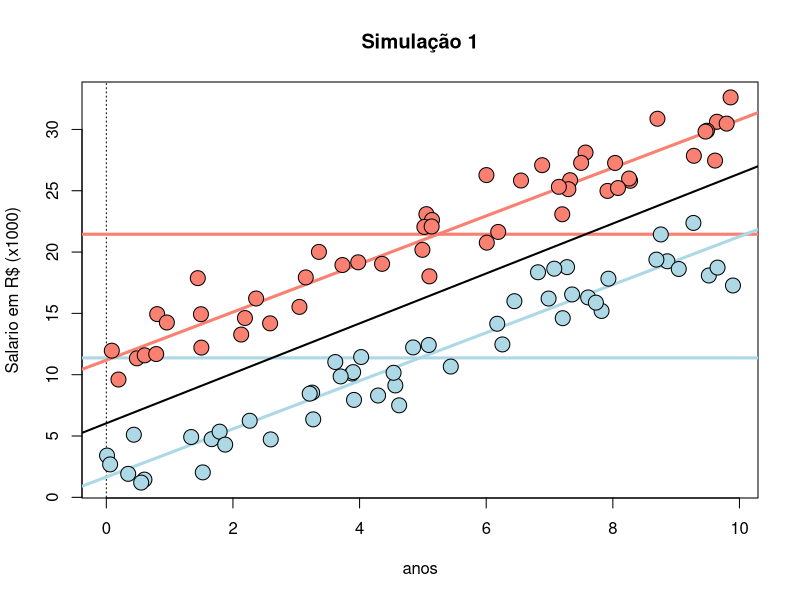
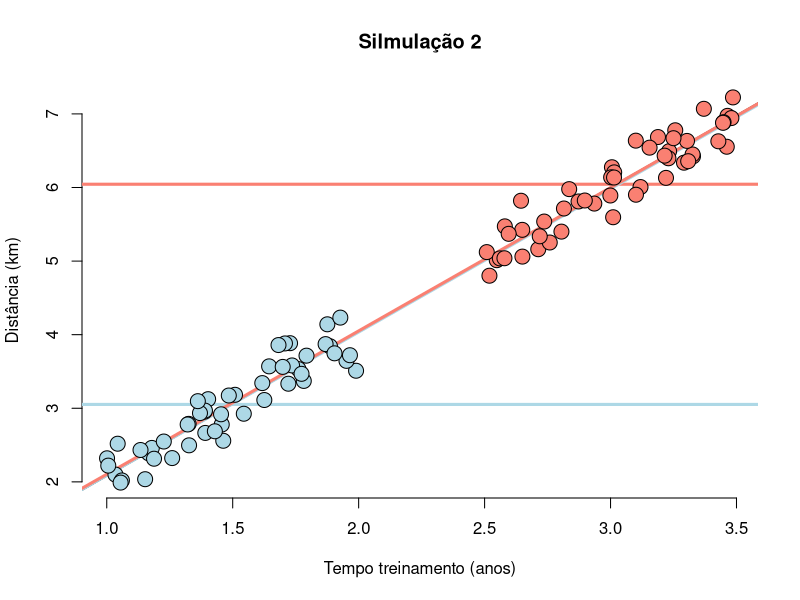
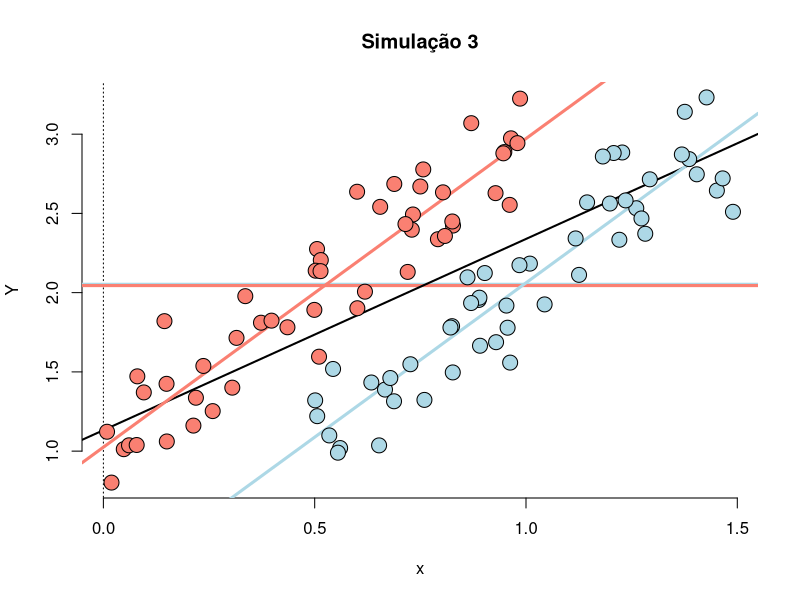
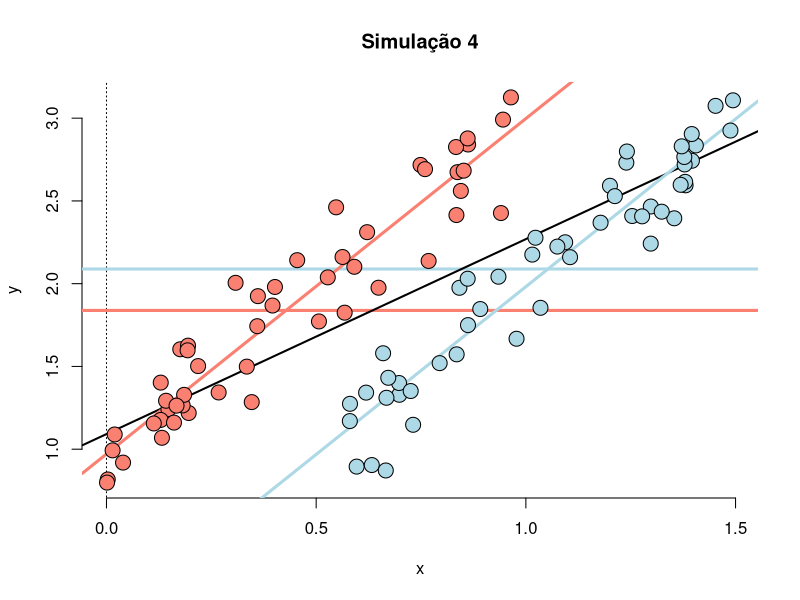

Write the R code that produced these figures, in order.
#############
# Simulacao 1
#############

#set.seed(12345)
#n <- 100; t <- rep(c(0, 1), c(n/2, n/2));
#x <- c(runif(n/2), runif(n/2)) * 10;
#beta0 <- 1; beta1 <- 2; tau <- 10; sigma <- 1.5
## modelo
#y <- beta0 + x * beta1 + t * tau + rnorm(n, sd = sigma)

#df <- data.frame(anos=x, salario=y, escolaridade=t)
#write.csv2(df, "salario.csv", row.names=FALSE)

rm(list = ls(all = TRUE))

df <- read.csv2("simulacao1.csv")
head(df)

x <- df$anos
y <- df$salario
t <- df$escolaridade

n <- nrow(df)

plot(x, y, type = "n", frame = TRUE,
     main="Simulação 1", xlab = "anos", ylab = "Salario em R$ (x1000)")
lines(c(0,0), c(-1,40), lty = "dotted" )
abline(h = mean(y[1 : (n/2)]), lwd = 3, col = "lightblue") # nivel medio
abline(h = mean(y[(n/2 + 1) : n]), lwd = 3, col = "salmon") # nivel superior

abline(lm(y ~ x), lwd = 2)

fit <- lm(y ~ x + t)
summary(fit)

abline(coef(fit)[1], coef(fit)[2], lwd = 3, col = "lightblue")
abline(coef(fit)[1] + coef(fit)[3], coef(fit)[2], lwd = 3, col = "salmon")

points(x[1 : (n/2)], y[1 : (n/2)], pch = 21, col = "black", bg = "lightblue", cex = 2)
points(x[(n/2 + 1) : n], y[(n/2 + 1) : n], pch = 21, col = "black", bg = "salmon", cex = 2)


#############
# Simulacao 2
#############

#set.seed(12345)
#n <- 100;
#t <- rep(c(0, 1), c(n/2, n/2));
#x <- c(1 + runif(n/2), 2.5 + runif(n/2));
#beta0 <- 0; beta1 <- 2; tau <- 0; sigma <- .2
#y <- beta0 + x * beta1 + t * tau + rnorm(n, sd = sigma)

#df <- data.frame(x=x, y=y, t=t)
#write.csv2(df, "simulacao2.csv", row.names=FALSE)

rm(list = ls(all = TRUE))

df <- read.csv2("simulacao2.csv")

y <- df$y # distância em quilômetros percorrida
x <- df$x # tempo de treinamento em anos
t <- df$t # tipo: amador - 0; profissional 1

n <- nrow(df)

plot(x, y, type = "n", frame = FALSE, main="Silmulação 2",
     xlab ="Tempo treinamento (anos)", ylab = "Distância (km)")
abline(h = mean(y[1 : (n/2)]), lwd = 3, col = "lightblue")
abline(h = mean(y[(n/2 + 1) : n]), lwd = 3, col = "salmon")

fit1 <- lm(y ~ x)
abline(fit1, lwd = 2)
summary(fit1)$coef

fit2 <- lm(y ~ x + t)
summary(fit2)$coef

abline(coef(fit2)[1], coef(fit2)[2], lwd = 3, col = "lightblue")
abline(coef(fit2)[1] + coef(fit2)[3], coef(fit2)[2], lwd = 3, col = "salmon")
points(x[1 : (n/2)], y[1 : (n/2)], pch = 21, col = "black", bg = "lightblue", cex = 2)
points(x[(n/2 + 1) : n], y[(n/2 + 1) : n], pch = 21, col = "black", bg = "salmon", cex = 2)


#############
# Simulacao 3
#############
#set.seed(12345)
#n <- 100;
#t <- rep(c(0, 1), c(n/2, n/2));
#x <- c(runif(n/2), 1.2 + runif(n/2));
#beta0 <- 0; beta1 <- 2; tau <- -1; sigma <- .2
#y <- beta0 + x * beta1 + t * tau + rnorm(n, sd = sigma)

#df <- data.frame(x=x, y=y, t=t)
#write.csv2(df, "simulacao3.csv", row.names=FALSE)

rm(list = ls(all = TRUE))

df <- read.csv2("simulacao3.csv")

x <- df$x
y <- df$y
t <- df$t

n <- nrow(df)

plot(x, y, type = "n", frame = FALSE, main="Simulação 3", ylab="Y")
lines(c(0,0), c(-1,4), lty = "dotted" )

abline(h = mean(y[1 : (n/2)]), lwd = 3, col="lightblue")
abline(h = mean(y[(n/2 + 1) : n]), lwd = 3, col="salmon")

fit1 <- lm(y ~ x)
abline(fit1, lwd = 2)
summary(fit1)$coef

fit2 <- lm(y ~ x + t)
summary(fit2)$coef

abline(coef(fit2)[1], coef(fit2)[2], lwd = 3, col="lightblue")
abline(coef(fit2)[1] + coef(fit2)[3], coef(fit2)[2], lwd = 3, col="salmon")
points(x[1 : (n/2)], y[1 : (n/2)], pch = 21, col = "black", bg = "lightblue", cex = 2)
points(x[(n/2 + 1) : n], y[(n/2 + 1) : n], pch = 21, col = "black", bg = "salmon", cex = 2)


#############
# Simulacao 4
#############
#set.seed(123456)
#n <- 100;
#t <- rep(c(0, 1), c(n/2, n/2));
#x <- c(.5 + runif(n/2), runif(n/2));
#beta0 <- 0; beta1 <- 2; tau <- 1; sigma <- .2
#y <- beta0 + x * beta1 + t * tau + rnorm(n, sd = sigma)

#df <- data.frame(x=x, y=y, t=t)
#write.csv2(df, "simulacao4.csv", row.names=FALSE)

rm(list = ls(all = TRUE))

df <- read.csv2("simulacao4.csv")

x <- df$x
y <- df$y
t <- df$t

n <- nrow(df)

plot(x, y, type = "n", frame = FALSE, main="Simulação 4")
lines(c(0,0), c(-1,40), lty = "dotted" )
abline(h = mean(y[1 : (n/2)]), lwd = 3, col = "lightblue")
abline(h = mean(y[(n/2 + 1) : n]), lwd = 3, col = "salmon")

fit1 <- lm(y ~ x)
abline(fit1, lwd = 2)
summary(fit1)$coef

fit <- lm(y ~ x + t)
abline(coef(fit)[1], coef(fit)[2], lwd = 3, col = "lightblue")
abline(coef(fit)[1] + coef(fit)[3], coef(fit)[2], lwd = 3, col = "salmon")
points(x[1 : (n/2)], y[1 : (n/2)], pch = 21, col = "black", bg = "lightblue", cex = 2)
points(x[(n/2 + 1) : n], y[(n/2 + 1) : n], pch = 21, col = "black", bg = "salmon", cex = 2)



